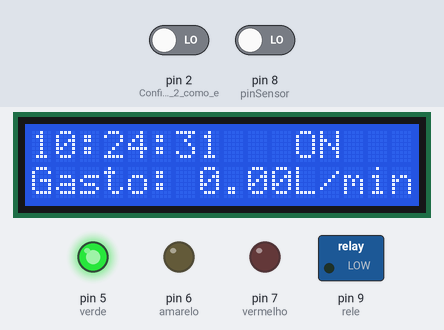
Bench run of a sketch on a simulated Arduino Uno, built with avr-gcc and run on an emulated ATmega328P. Parts: 16×2 character LCD, switched loads named in the sketch (green lamp = pin HIGH), output pins drawn as LEDs (lit = HIGH). The test bench sets the inputs (shaded band); at power-on: pin 8 (pinSensor) LOW, pin 2 (Configura_o_pino_2_como_e) LOW. The local clock reads 2024-03-15 10:24:30 at power-on unless the sketch sets it; storage starts empty; what the sketch prints to the serial monitor is not drawn.

Above: at 1.7 s.
1.8 s: pin 8 (pinSensor) driven HIGH
At 3.0 s:
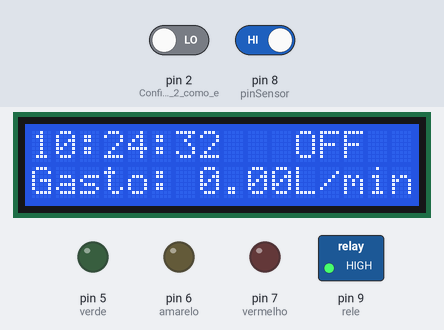
4.8 s: pin 8 (pinSensor) driven LOW
At 7.7 s:
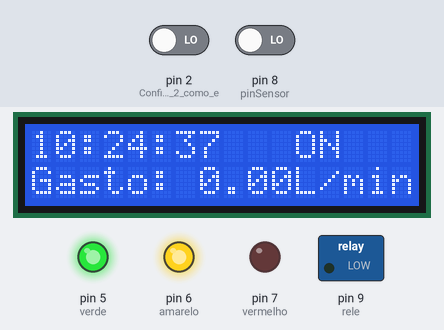
7.8 s: pin 8 (pinSensor) driven HIGH
At 8.7 s:
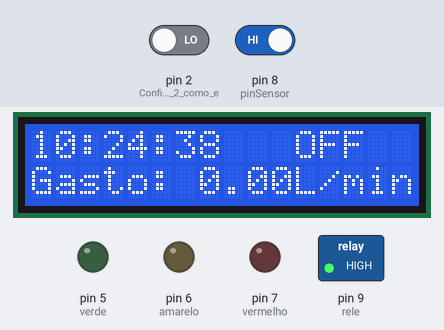
Timing chart, 0 to 10.8 s (numbered marks = the images above; inputs shaded):
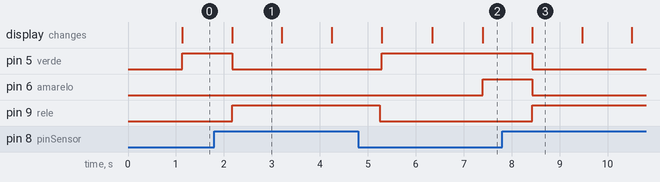

The sketch:

Torneira_TCC_final.ino
```cpp
//INCLUSÕES DE BIBLIOTECAS
#include <DS3231.h>
#include <Wire.h>
#include <LiquidCrystal_I2C.h>
#include <SPI.h>
#include <SD.h>
//**************************************************************

// DEFINIÇÕES
#define endereco      0x27 // Endereços comuns: 0x27, 0x3F
#define colunas       16   // número de colunas do display
#define linhas        2    // número de linhas do display
#define rele          9
#define pinSensor     8
#define vermelho      7
#define amarelo       6
#define verde         5
//**************************************************************

//VARIÁVEIS PARA SENSOR DE FLUXO
float vazao; //Variável para armazenar o valor em L/min
int contaPulso; //Variável para a quantidade de pulsos
float Litros = 0; //Variável para Quantidade de agua
float MiliLitros = 0; //Variavel para Conversão
//**************************************************************

//VARIÁVEIS PARA O CONTADOR
unsigned long AtualMillis;
long AnteriorMillis = 0;
long Intervalo = 0;
int limite = 0;
unsigned long SomaIntervalo = 0;
//**************************************************************


// INSTANCIANDO LCD
LiquidCrystal_I2C lcd(endereco, colunas, linhas);

//ARQUIVO PARA SD CARD
File myFile;

// INSTANCIANDO RTC DS3231
//Uno, Ethernet  A4 (SDA), A5 (SCL)
DS3231  rtc(SDA, SCL);

//FUNÇÕES
bool ativaSensor(int porta);
/*    Pinagem do DK-80
    Preto   :   pino de sinal
    Azul    :   terra
    Marrom  :   VCC
*/
void incpulso ();

void setup()
{
  // INICIANDO O RTC
  rtc.begin();

  /*
  The following lines can be uncommented to set the date and time
  rtc.setDOW(WEDNESDAY);     // Set Day-of-Week to SUNDAY
  rtc.setTime(13, 15, 0);     // Set the time to 12:00:00 (24hr format)
  rtc.setDate(29, 02, 2020);   // Set the date to January 1st, 2014
  */

  //INICIANDO COMUNICAÇÃO SERIAL
  Serial.begin(9600);

  //INICIA MODULO SD CARD E VERIFICA SE A CARTÃO DE MEMÓRIA
  if (!SD.begin(4)) {
    Serial.println("initialization failed!");
    while (1);
  }
  Serial.println("initialization done.");

  //INICIALIZA O SENSOR DE FLUXO
  pinMode(2, INPUT); //Configura o pino 2 como entrada de sinal
  attachInterrupt(digitalPinToInterrupt(2), incpulso, RISING); //Configura o pino 2(Interrupção 0) interrupção

  //iNICIALIZA O DISPLAY
  lcd.init(); // INICIA A COMUNICAÇÃO COM O DISPLAY
  lcd.backlight(); // LIGA A ILUMINAÇÃO DO DISPLAY
  lcd.clear(); // LIMPA O DISPLAY

  pinMode(rele, OUTPUT);
  pinMode(verde, OUTPUT);
  pinMode(amarelo, OUTPUT);
  pinMode(vermelho, OUTPUT);
}

void loop()
{
  contaPulso = 0;//Zera a variável
  interrupts(); //Habilita interrupção
  delay (1000); //Aguarda 1 segundo
  //noInterrupts(); //Desabilita interrupção

  vazao = contaPulso / 5.5; //Converte para L/min
  MiliLitros = vazao / 60;
  Litros = Litros + MiliLitros;

  //INICIA CONTADOR
  AtualMillis = millis();
  Intervalo = AtualMillis - AnteriorMillis;
  AnteriorMillis = AtualMillis;
  SomaIntervalo = SomaIntervalo + Intervalo;

  /*STRING QUE CONTÉM DATA, HORA, TOTAL GASTO EM LITROS, VAZÃO ATUAL EM LITROS POR MINUTO*/
  String rtclog = String(rtc.getDateStr()) + ", " + String(rtc.getTimeStr()) + ", " + "Total: " + String(Litros) + " Litros" +
                  ", " + "Vazao: " + String(vazao) + ", " + "L/min";

  if (ativaSensor(pinSensor)) {

              digitalWrite(rele,LOW); //ATIVA A TORNEIRA

          //*********************************************GRAVANDO DADOS NO CARTÃO DE MEMÓRIA*********************************************
              //CRIANDO ARQUIVO DATA.txt
              myFile = SD.open("DATA.txt", FILE_WRITE);
              if (myFile) {
              Serial.print("gravando");
              myFile.println(rtclog);
              // FECHANDO ARQUIVO
              myFile.close();
              Serial.println("done.");
            } else {
              //REPORTA ERRO SE O ARQUIVO NÃO FOR ABERTO
              Serial.println("error opening DATA.txt");
            }
          //*****************************************************************************************************************************

              //IMPRIME INFORMAÇÕES NO LCD
              lcd.clear();
              lcd.setCursor(0, 0);
              lcd.print(rtc.getTimeStr());
              lcd.setCursor(11, 0);
              lcd.print("ON");
              lcd.setCursor(0, 1);
              lcd.print("Gasto: ");
              lcd.print(Litros);
              lcd.print("L/min");

              //DISPARA CONTADOR
              if(SomaIntervalo > 0){
                 digitalWrite(verde,HIGH);
              }
              if(SomaIntervalo > 3000){
                digitalWrite(amarelo, HIGH);
              }
              if(SomaIntervalo > 6000){
                digitalWrite(vermelho, HIGH);
              }
              if(SomaIntervalo > 9000){
              /*ETAPA DE BLOQUEIO:*/
                 while (limite == 0){
                    digitalWrite(rele,HIGH); //BLOQUEAR TORNEIRA
                    digitalWrite(verde,LOW);
                    digitalWrite(amarelo,LOW);
                    digitalWrite(vermelho,HIGH);
                    Serial.println("%%%%LIMITE DE USO%%%%");

                    /*PARA SAIR DA ETAPA DE BLOQUEIO CASO O SENSOR DK-80 NÃO IDENTIFIQUE NADA NA ZONA*/
                    if (!ativaSensor(pinSensor)){
                      limite = 1;
                      SomaIntervalo = 0;
                    }
                 }
              }
    }
    else {
              /*Serial.print(vazao);
              Serial.println(" L/min");
              Serial.print("Data");
              Serial.println(rtc.getDateStr());*/
              lcd.clear();
              lcd.setCursor(0, 0);
              lcd.print(rtc.getTimeStr());
              lcd.setCursor(11, 0);
              lcd.print("OFF");
              lcd.setCursor(0, 1);
              lcd.print("Gasto: ");
              lcd.print(Litros);
              lcd.print("L/min");

              digitalWrite(rele,HIGH);//DESLIGA A TORNEIRA
              digitalWrite(verde,LOW);
              digitalWrite(amarelo,LOW);
              digitalWrite(vermelho,LOW);

              Serial.println("Torneira OFF");
              SomaIntervalo = 0;
              limite = 0;
    }


}

//FUNÇÃO PARA USO DO SENSOR DE OBSTÁCULOS
bool ativaSensor(int porta){
  bool sensor = digitalRead(porta);
  if (!sensor){
    return true;
  }
  else{
    return false;
  }
}

//FUNÇÃO PARA USO DO SENSOR DE FLUXO
void incpulso ()
{
 contaPulso++; //Incrementa a variável de pulsos
}
```

Measured:
- after the input at 1.8 s, pin 5 (verde): HIGH → LOW after 0.37 s; pin 6 (amarelo): stays LOW (without the input it goes to HIGH after 1.4 s); pin 9 (rele): LOW → HIGH after 0.37 s; the display: changes after 0.37 s (image 1)
- after the input at 4.8 s, pin 5 (verde): LOW → HIGH after 0.50 s; pin 6 (amarelo): LOW → HIGH after 2.6 s; pin 9 (rele): HIGH → LOW after 0.45 s; the display: first changes after 0.50 s (image 2 shows a later state)
- after the input at 7.8 s, pin 5 (verde), pin 6 (amarelo): HIGH → LOW after 0.63 s instead of 5.9 s; pin 7 (vermelho): stays LOW (without the input it goes to HIGH after 2.7 s); pin 9 (rele): LOW → HIGH after 0.63 s instead of 5.9 s; the display: changes after 0.63 s (image 3)
- what the display in image 1 shows lasts 1.0 s, from 2.2 s to 3.2 s
